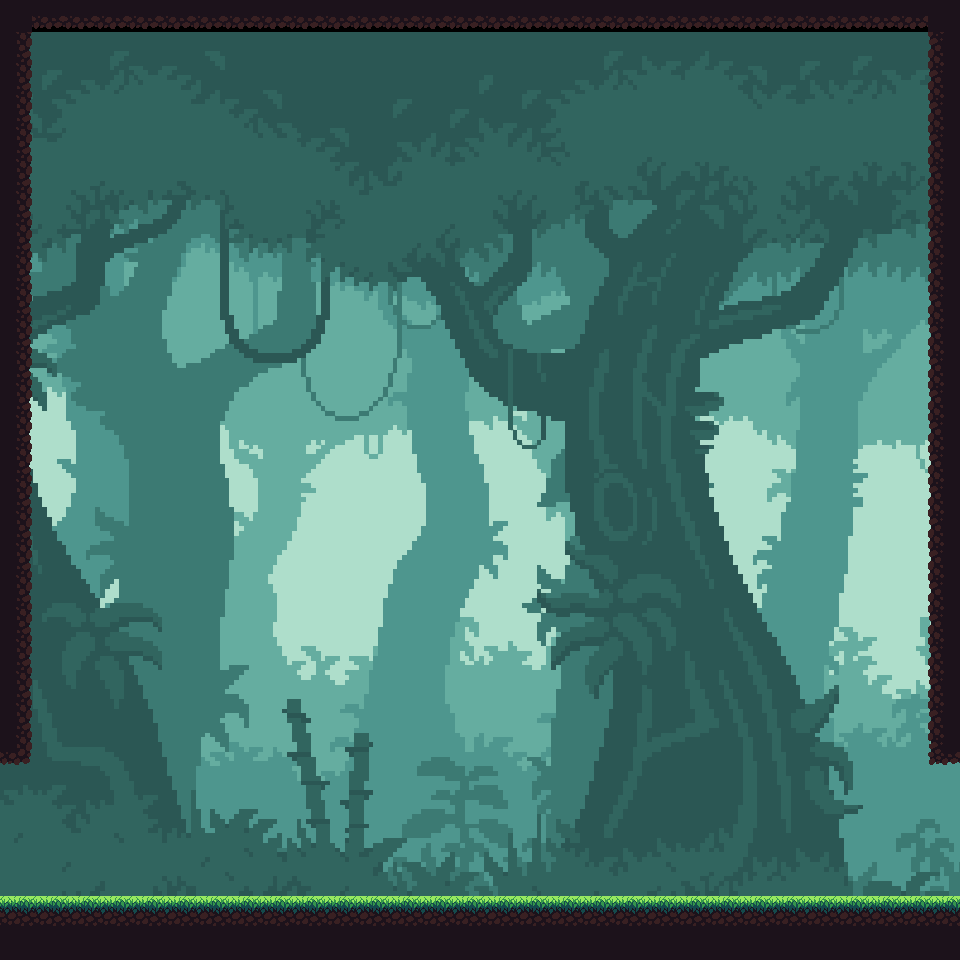

Below is a game level as drawn by its tile map, then a one-line description and the .tmx file that defines it, in full:
An orthogonal 30x30 tile map with 32x32 px tiles, 1 tile layer (Tile Layer 1), 2 tilesets, 1 image layer and 9 objects (4x wall, portal_e, portal_w, p_w, p_e, ...).

<map version="1.2" tiledversion="1.3.2" orientation="orthogonal" renderorder="right-down" compressionlevel="0" width="30" height="30" tilewidth="32" tileheight="32" infinite="0" nextlayerid="4" nextobjectid="11">
 <tileset firstgid="1" source="temp_portal.tsx" />
 <tileset firstgid="2" source="tileset_1.tsx" />
 <imagelayer id="3" name="Image Layer 1" offsetx="-128" offsety="32">
  <image source="c0_hep.png" width="1845" height="1034" />
 </imagelayer>
 <layer id="1" name="Tile Layer 1" width="30" height="30">
  <data encoding="csv">
10,17,17,17,17,17,17,17,17,17,17,17,17,17,17,17,17,17,17,17,17,17,17,17,17,17,17,17,17,10,
11,0,0,0,0,0,0,0,0,0,0,0,0,0,0,0,0,0,0,0,0,0,0,0,0,0,0,0,0,9,
11,0,0,0,0,0,0,0,0,0,0,0,0,0,0,0,0,0,0,0,0,0,0,0,0,0,0,0,0,9,
11,0,0,0,0,0,0,0,0,0,0,0,0,0,0,0,0,0,0,0,0,0,0,0,0,0,0,0,0,9,
11,0,0,0,0,0,0,0,0,0,0,0,0,0,0,0,0,0,0,0,0,0,0,0,0,0,0,0,0,9,
11,0,0,0,0,0,0,0,0,0,0,0,0,0,0,0,0,0,0,0,0,0,0,0,0,0,0,0,0,9,
11,0,0,0,0,0,0,0,0,0,0,0,0,0,0,0,0,0,0,0,0,0,0,0,0,0,0,0,0,9,
11,0,0,0,0,0,0,0,0,0,0,0,0,0,0,0,0,0,0,0,0,0,0,0,0,0,0,0,0,9,
11,0,0,0,0,0,0,0,0,0,0,0,0,0,0,0,0,0,0,0,0,0,0,0,0,0,0,0,0,9,
11,0,0,0,0,0,0,0,0,0,0,0,0,0,0,0,0,0,0,0,0,0,0,0,0,0,0,0,0,9,
11,0,0,0,0,0,0,0,0,0,0,0,0,0,0,0,0,0,0,0,0,0,0,0,0,0,0,0,0,9,
11,0,0,0,0,0,0,0,0,0,0,0,0,0,0,0,0,0,0,0,0,0,0,0,0,0,0,0,0,9,
11,0,0,0,0,0,0,0,0,0,0,0,0,0,0,0,0,0,0,0,0,0,0,0,0,0,0,0,0,9,
11,0,0,0,0,0,0,0,0,0,0,0,0,0,0,0,0,0,0,0,0,0,0,0,0,0,0,0,0,9,
11,0,0,0,0,0,0,0,0,0,0,0,0,0,0,0,0,0,0,0,0,0,0,0,0,0,0,0,0,9,
11,0,0,0,0,0,0,0,0,0,0,0,0,0,0,0,0,0,0,0,0,0,0,0,0,0,0,0,0,9,
11,0,0,0,0,0,0,0,0,0,0,0,0,0,0,0,0,0,0,0,0,0,0,0,0,0,0,0,0,9,
11,0,0,0,0,0,0,0,0,0,0,0,0,0,0,0,0,0,0,0,0,0,0,0,0,0,0,0,0,9,
11,0,0,0,0,0,0,0,0,0,0,0,0,0,0,0,0,0,0,0,0,0,0,0,0,0,0,0,0,9,
11,0,0,0,0,0,0,0,0,0,0,0,0,0,0,0,0,0,0,0,0,0,0,0,0,0,0,0,0,9,
11,0,0,0,0,0,0,0,0,0,0,0,0,0,0,0,0,0,0,0,0,0,0,0,0,0,0,0,0,9,
11,0,0,0,0,0,0,0,0,0,0,0,0,0,0,0,0,0,0,0,0,0,0,0,0,0,0,0,0,9,
11,0,0,0,0,0,0,0,0,0,0,0,0,0,0,0,0,0,0,0,0,0,0,0,0,0,0,0,0,9,
18,0,0,0,0,0,0,0,0,0,0,0,0,0,0,0,0,0,0,0,0,0,0,0,0,0,0,0,0,16,
0,0,0,0,0,0,0,0,0,0,0,0,0,0,0,0,0,0,0,0,0,0,0,0,0,0,0,0,0,0,
0,0,0,0,0,0,0,0,0,0,0,0,0,0,0,0,0,0,0,0,0,0,0,0,0,0,0,0,0,0,
0,0,0,0,0,0,0,0,0,0,0,0,0,0,0,0,0,0,0,0,0,0,0,0,0,0,0,0,0,0,
0,0,0,0,0,0,0,0,0,0,0,0,0,0,0,0,0,0,0,0,0,0,0,0,0,0,0,0,0,0,
3,3,3,3,3,3,3,3,3,3,3,3,3,3,3,3,3,3,3,3,3,3,3,3,3,3,3,3,3,3,
10,10,10,10,10,10,10,10,10,10,10,10,10,10,10,10,10,10,10,10,10,10,10,10,10,10,10,10,10,10
</data>
 </layer>
 <objectgroup id="2" name="Object Layer 1">
  <object id="1" name="wall" x="0" y="896" width="960" height="32" />
  <object id="2" name="wall" x="0" y="0" width="32" height="768" />
  <object id="3" name="wall" x="32" y="0" width="928" height="32" />
  <object id="4" name="wall" x="928" y="0" width="32" height="768" />
  <object id="5" name="portal_e" x="928" y="768" width="32" height="128" />
  <object id="7" name="portal_w" x="0" y="768" width="32" height="128" />
  <object id="8" name="p_w" x="64" y="864" width="32" height="32" />
  <object id="9" name="p_e" x="864" y="864" width="32" height="32" />
  <object id="10" name="p_d" x="416" y="352" width="32" height="32" />
 </objectgroup>
</map>
